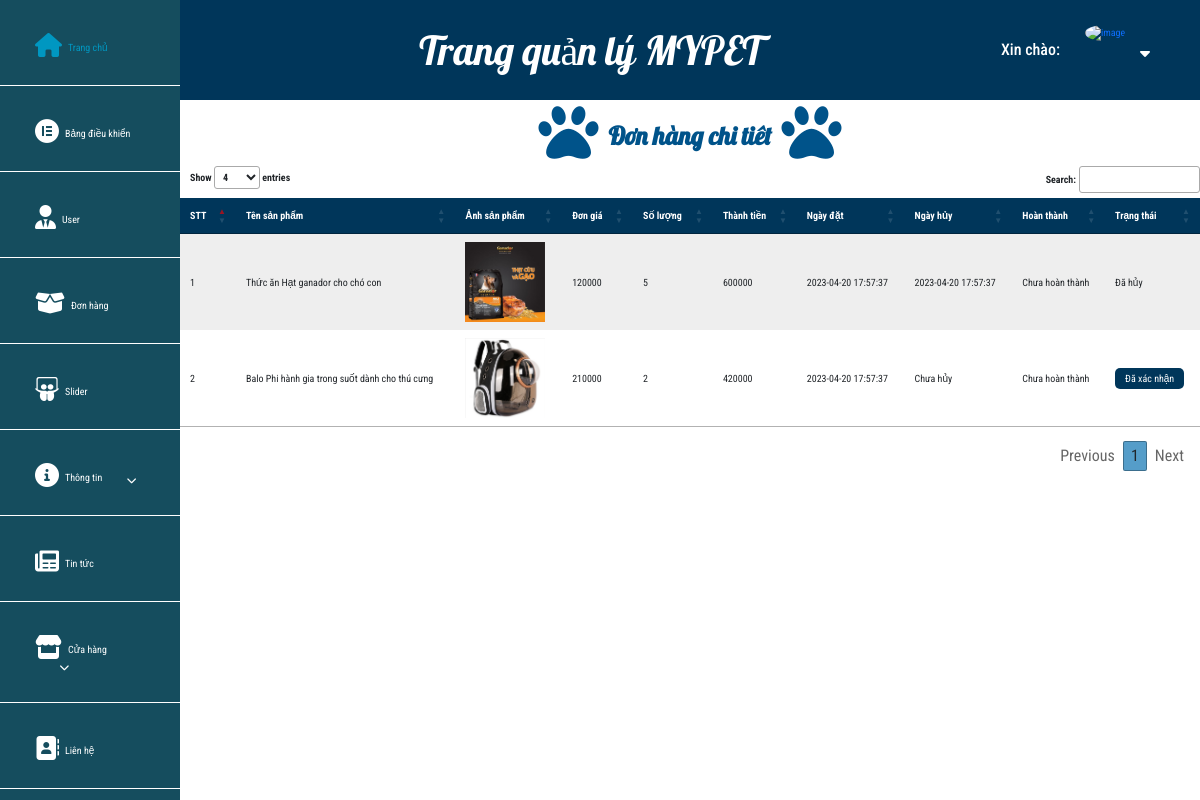
The app's page /admin/order-detail.php?id=36 with its own data.
### tables this page shows
CREATE TABLE `order_detail` (
  `id` int(11) NOT NULL,
  `order_id` int(11) NOT NULL,
  `shop_id_order` int(11) NOT NULL,
  `quantity` int(11) NOT NULL,
  `price_detail` int(11) NOT NULL,
  `image` varchar(255) NOT NULL,
  `created` datetime NOT NULL,
  `last_update` datetime NOT NULL,
  `complate` datetime NOT NULL,
  `status_detail` int(11) NOT NULL
);

CREATE TABLE `shop` (
  `id_shop` int(11) NOT NULL,
  `title` varchar(255) NOT NULL,
  `content` longtext NOT NULL,
  `price` int(11) NOT NULL,
  `promotion` int(11) NOT NULL,
  `image` varchar(255) NOT NULL,
  `id_category` int(11) NOT NULL,
  `status_shop` int(11) NOT NULL,
  `slug` varchar(255) NOT NULL
);

### admin/order-detail.php (the view, shortened to what this page needs)
<?php
include '../include/config.php';
if (isset($_GET['id'])) {
    $id = $_GET['id'];
    $sql = "SELECT a.id as id_detail, b.title, a.image, a.quantity, a.price_detail, a.created, a.last_update, a.complate, a.status_detail FROM order_detail a join shop b ON a.shop_id_order = b.id_shop join order_od c ON a.order_id = c.id WHERE c.id = $id";
    $query = $conn->prepare($sql);
    $query->execute();
    $result = $query->fetchAll(PDO::FETCH_OBJ);
}
?>
<!DOCTYPE html>
<html lang="en">
<head>
    <link rel="stylesheet" href="../lib/fontawesome/css/all.min.css">
    <?php
    include "../include/link-css.php";
    ?>
    <link rel="stylesheet" href="./css-admin/jquery.dataTables.min.css">
    <link rel="stylesheet" href="./css-admin/style.css">
</head>
<body>
    <?php
    include("menu.php");
    ?>
    <div class="main-infor">
        <div class="main-infor-in">
            <div class="main-infor-chil">
                <div class="container-sevice main-infor-chil-in">
                    <div class="title-s">
                        <div class="title-show-top title-show-detail"><i class="fas fa-paw"></i>
                            <h1>Đơn hàng chi tiêt</h1><i class="fas fa-paw"></i>
                        </div>
                    </div>
                    <div class="form-infor">
                        <form class="product_detail_form1" action="" method="POST" enctype='multipart/form-data'>
                            <table id="my-table-detail" cellpadding="2" cellspacing="2">
                                <thead>
                                    <tr>
                                        <th>
                                            STT
                                        </th>
                                        <th>
                                            Tên sản phẩm
                                        </th>
                                        <th>
                                            Ảnh sản phẩm
                                        </th>
                                        <th>
                                            Đơn giá
                                        </th>
                                        <th>
                                            Số lượng
                                        </th>
                                        <th>
                                            Thành tiền
                                        </th>
                                        <th>
                                            Ngày đặt
                                        </th>
                                        <th>
                                            Ngày hủy
                                        </th>
                                        <th>
                                            Hoàn thành
                                        </th>
                                        <th>
                                            Trạng thái
                                        </th>
                                    </tr>
                                </thead>
                                <tbody>
                                    <?php foreach ($result as $key => $value) { ?>
                                    <tr>
                                        <td>
                                            <?php echo $key + 1 ?>
                                        </td>
                                        <td class="name-product-detail">
                                            <?php echo $value->title ?>
                                        </td>
                                        <td>
                                            <img style="width: 80px; height: 80px ;" src=".<?php echo $value->image ?>"
                                                alt="image">
                                        </td>
                                        <td>
                                            <?php echo $value->price_detail ?>
                                        </td>
                                        <td>
                                            <?php echo $value->quantity ?>
                                        </td>
                                        <td>
                                            <?php echo $value->price_detail * $value->quantity ?>
                                        </td>
                                        <td>
                                            <?php echo $value->created ?>
                                        </td>
                                        <?php if ($value->status_detail != 4) { ?>
                                        <td>
                                            <?php echo "Chưa hủy" ?>
                                        </td>
                                        <?php } else { ?>
                                        <td>
                                            <?php echo $value->last_update ?>
                                        </td>
                                        <?php } ?>
                                        <?php if ($value->status_detail != 3) { ?>
                                        <td>
                                            <?php echo "Chưa hoàn thành" ?>
                                        </td>
                                        <?php } else { ?>
                                        <td>
                                            <?php echo $value->complate ?>
                                        </td>
                                        <?php } ?>
                                        <td class="change_order">
                                            <?php if ($value->status_detail == 4) { ?>
                                            <?php echo "Đã hủy" ?>
                                            <?php } elseif ($value->status_detail == 0) { ?>
                                            <a href="./order-detail.php?id=<?php echo $id ?>&id_detail=<?php echo $value->id_detail ?>"
                                                onclick="return confirm('Bạn có chắc chắn muốn xác nhận đơn hàng?');"><?php echo "Chưa xác nhận" ?></a>
                                            <?php } elseif ($value->status_detail == 1) { ?>
                                            <a href="./order-detail.php?id=<?php echo $id ?>&id_detail1=<?php echo $value->id_detail ?>"
                                                onclick="return confirm('Bạn có chắc chắn muốn xác nhận đơn hàng đang vận chuyển?');"><?php echo "Đã xác nhận" ?></a>
                                            <?php } elseif ($value->status_detail == 2) { ?>
                                            <a href="./order-detail.php?id=<?php echo $id ?>&id_detail2=<?php echo $value->id_detail ?>"
                                                onclick="return confirm('Bạn có chắc chắn muốn xác nhận đơn hàng đã hoàn thành?');"><?php echo "Đang vận chuyển" ?></a>
                                            <?php } elseif ($value->status_detail == 3) { ?>
                                            <?php echo "Đã hoàn thành" ?>
                                            <?php } ?>
                                        </td>
                                    </tr>
                                    <?php } ?>
                                </tbody>
                            </table>
                        </form>
                    </div>
                </div>
            </div>
        </div>
    </div>
</body>
</html>

### css/style.css (style rules this page uses)
* { padding: 0; margin: 0; box-sizing: border-box; font-family: "Roboto Condensed", sans-serif; }
a, a:hover { text-decoration: none; transition: all 0.3s ease-in-out 0s; -moz-transition: all 0.3s ease-in-out 0s; -o-transition: all 0.3s ease-in-out 0s; -webkit-transition: all 0.3s ease-in-out 0s; -ms-transition: all 0.3s ease-in-out 0s; }

### admin/css-admin/style.css (style rules this page uses)
* { padding: 0; margin: 0; box-sizing: border-box; font-family: "Roboto Condensed", sans-serif; }
a, a:hover { text-decoration: none; transition: all 0.3s ease-in-out 0s; -moz-transition: all 0.3s ease-in-out 0s; -o-transition: all 0.3s ease-in-out 0s; -webkit-transition: all 0.3s ease-in-out 0s; -ms-transition: all 0.3s ease-in-out 0s; }
.main-infor { width: 85%; float: right; }
table.dataTable tbody tr { background-color: unset; border: unset !important; }
table { border-collapse: collapse; }
table.dataTable tbody tr:nth-child(odd) { background-color: #eee; }
table.dataTable tbody tr:nth-child(even) { background-color: white; }
table.dataTable thead tr { background: #00365a; }
table.dataTable thead tr th { color: #ffffff; }
.sorting_asc::before { color: #ff0000; }
table.dataTable tbody tr:last-child { border: 0; }
.main-infor-in { background: rgb(0, 0, 0, 0.05); }
.main-infor .main-infor-chil-in { background: #ffffff; }
.title-show-top { font-size: 20px; color: #00538a; display: flex; justify-content: center; padding: 3px 0; background: #ffffff; }
.title-show-top h1 { font-size: 25px; margin-top: 18px; padding: 0 10px; font-weight: bold; font-family: "Lobster", cursive; }
.title-show-top i { font-size: 60px; }
.name-product-detail { width: 200px; }
.change_order a { padding: 5px 10px; background: #00365a; color: #ffffff; border-radius: 5px; }
.title-show-detail { display: flex; justify-content: center; }

### records on screen
order_detail: shop_id_order.title "Thức ăn Hạt ganador cho chó con", image (picture), price_detail "120000", quantity "5", $value->price_detail * $value->quantity "600000", created "2023-04-20 17:57:37", last_update "2023-04-20 17:57:37", status_detail "Chưa hoàn thành"
order_detail: shop_id_order.title "Balo Phi hành gia trong suốt dành cho thú cưng", image (picture), price_detail "210000", quantity "2", $value->price_detail * $value->quantity "420000", created "2023-04-20 17:57:37", status_detail "Chưa hủy"
